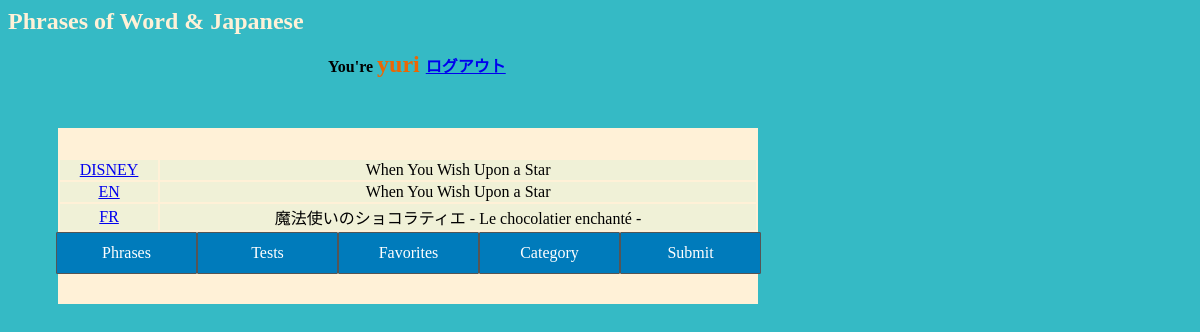
The page /main/category.php (signed in) on the database its author committed.
### tables this page shows
CREATE TABLE user (uid integer PRIMARY KEY, uname text NOT NULL, password text);

CREATE TABLE script (sid integer PRIMARY KEY UNIQUE, stitle text, upid integer, fsp text, jsp text, video text, comment text);

### main/category.php (the view, shortened to what this page needs)
<html>
<head>
    <link rel="stylesheet" type="text/css" href="basic.css">
</head>
<body
    <div id="bg1"
    data-2000="background-position:800px -1000px;"
    data-0="background-position:0px 0px;">
    <h1>Phrases of Word & Japanese</h1>
<?php
if($_SESSION["S_USERID"]){
    $id = $_SESSION["S_USERID"];
}else{
    header("HTTP/1.1 301 Moved Permanently");
    header("Location: index.php");
    exit;
}
if(! $db = new PDO("sqlite:../phrase.db")) {
    print "DB接続に失敗しました<br>";
} else {
    $sql = "select uname from user where uid='$id'";
    $stmt = $db -> prepare($sql);
    $flag = $stmt -> execute();
    $cols = $stmt->fetch(PDO::FETCH_NUM);
    print "<div class=name>You're <font size=5 color=#ec6604> $cols[0] </font> <a href=logout.php>ログアウト</a></div>";
}
?>
<div id="tab">
      <a href="home.php">Phrases</a>
      <a href="tests.php">Tests</a>
      <a href="favorites.php">Favorites</a>
      <a href="category.php">Category</a>
      <a href="submit.php">Submit</a>
    </div>
  <div id="main">
<?php
if(! $db = new PDO("sqlite:../phrase.db")){
  die("DB Connection Failed.");
}
$sql = "SELECT cname FROM category GROUP BY cname";
$stmt = $db->prepare($sql);
$stmt -> execute();
print "<table>\n";
while($cols = $stmt->fetch(PDO::FETCH_NUM)){
    $sql = "SELECT s.stitle FROM script s, category c WHERE c.cname = '$cols[0]' and c.sid = s.sid";
    $stmt2 = $db ->prepare($sql);
    $stmt2 -> execute();
    $colin =  $stmt2->fetch(PDO::FETCH_NUM);
    print "<tr><td><a href=categoryback.php?cname=$cols[0]>$cols[0]</a></td><td>$colin[0]</td></tr>\n";
}
print "</table>";
?>
</div>
</body>
</html>

### main/basic.css (style rules this page uses)
body { font-family: "Zapfino"; height: 32em; positon: absolute; background-position: center; // overflow:scroll; }
#bg1 { background: #35bac5; position: absolute; }
h1 { font-size: 1.5em; color: #fff1d7; z-index:1; white-space: nowrap; font-family:"Zapfino"; //position: fixed; }
.name { width: 50em; left: 20em; position: relative; font-weight: bold; }
#tab { position:absolute; top: 14em; left:3em; }
#tab a { border:1px solid #555; border-radius: 1px; width: 139px; color:#fff; background:#007bbb; float: left; height: 40px; line-height: 40px; text-align: center; display: block; text-decoration:none; }
table { font-family: serif; width: 700px; background-color: #fff1d7; margin: 0 auto; vertical-align:top; text-align: center; top:0em; }
tr { background-color: #f0f1d7; }
#main { width: 700px; margin: 0 auto; margin-top: 50px; margin-left:50px; margin-bottom: 100px; padding-top: 30px; padding-bottom: 50px; text-align: center; background-color:#fff1d7; }

### rows shown on the page
user: uname "yuri"
script: stitle "When You Wish Upon a Star"
script: stitle "魔法使いのショコラティエ - Le chocolatier enchanté -"

### other values the page prints
$cols[0] "DISNEY"
$cols[0] "EN"
$cols[0] "FR"
